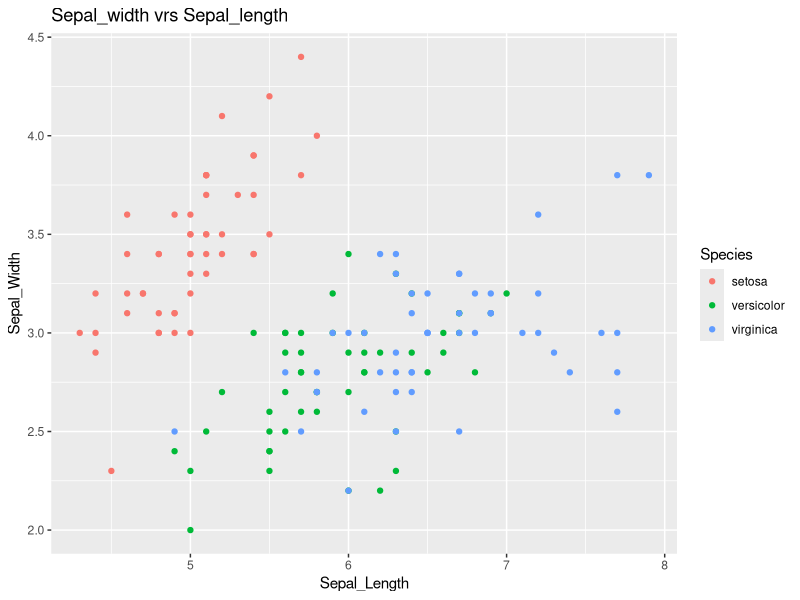
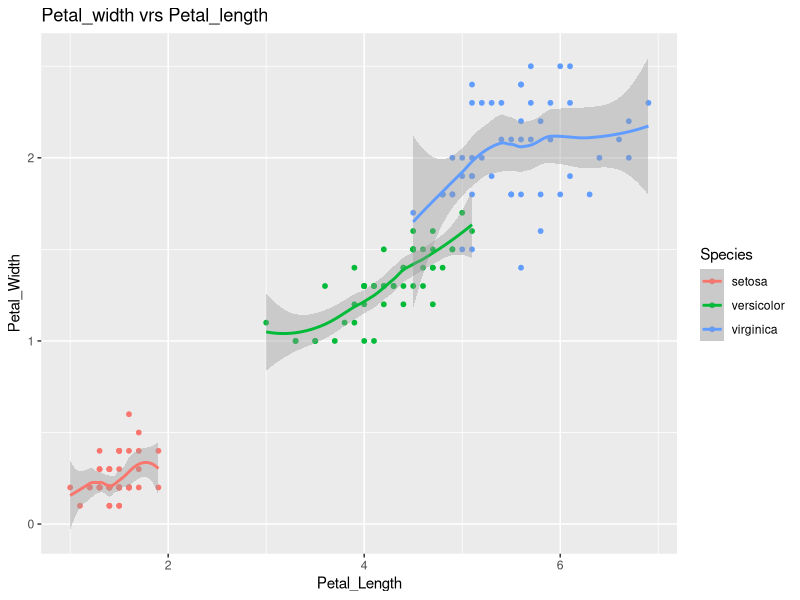
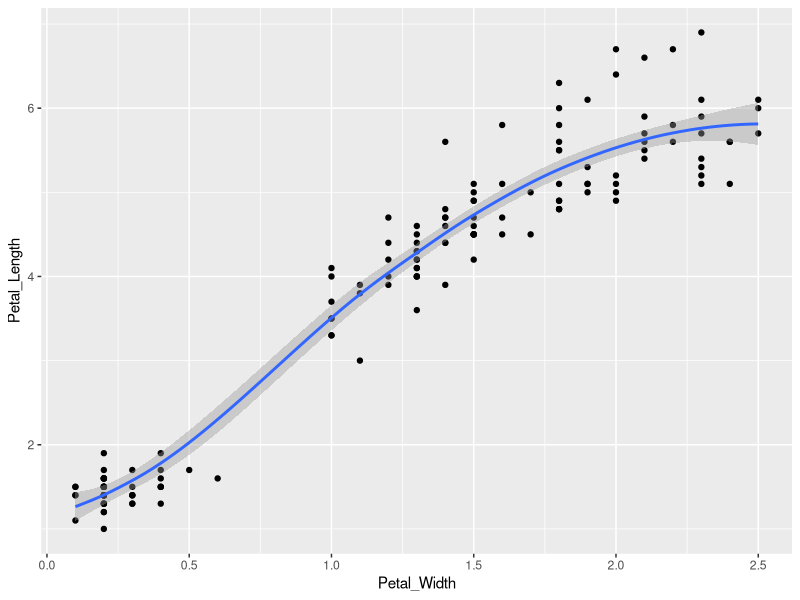

Reproduce these figures in R, in order.
## ---- chunk 1
knitr::opts_chunk$set(echo = TRUE)
## ---- chunk 2
library(ggplot2)
library(caret)
library(class)
set.seed(1000)
## ---- chunk 3
data(iris)
## ---- chunk 4
head(iris,2)
## ---- chunk 5
str(iris)
## ---- chunk 6
summary(iris)
## ---- chunk 7
names(iris)
## ---- chunk 8
table(iris$Species)
## ---- chunk 9
names(iris)<-c('Sepal_Length', 'Sepal_Width', 'Petal_Length' ,'Petal_Width', 'Species')
## ---- chunk 10
head(iris,3)
## ---- chunk 11
ggplot(iris,aes(x=Sepal_Length,y=Sepal_Width,colour = Species))+geom_point()+
ggtitle('Sepal_width vrs Sepal_length')
## ---- chunk 12
ggplot(iris,aes(x=Petal_Length,y=Petal_Width,colour = Species))+geom_point(size=1.3)+geom_smooth()+ggtitle('Petal_width vrs Petal_length')
## ---- chunk 13
qplot(Petal_Width, Petal_Length, data = iris,geom = c("point", "smooth")
      )
## ---- chunk 14
min_max<-function(x){
  num<-x-min(x)
  deno<-max(x)-min(x)
  return(num/deno)
  }
## ---- chunk 15
normalized_iris<-as.data.frame(lapply(iris[1:4],min_max))
## ---- chunk 16
normalized_iris<-cbind(normalized_iris,iris[5])
str(normalized_iris)
## ---- chunk 17
head(normalized_iris,4)
## ---- chunk 18
ind<-sample(2,nrow(normalized_iris),replace = TRUE,prob = c(0.7,0.3))
## ---- chunk 19
iris_train<-normalized_iris[ind==1,1:4]
y_train<-normalized_iris[ind==1,5]

iris_test<-normalized_iris[ind==2,1:4]
y_test<-normalized_iris[ind==2,5]
## ---- chunk 20
k_nn<-knn(train = iris_train,test = iris_test,cl = y_train,k = 3)
## ---- chunk 21
table(k_nn,y_test)
## ---- chunk 22
acc<-100*sum(y_test==k_nn)/length(y_test)
acc
## ---- chunk 23
k_nn==y_test
## ---- chunk 24
confusionMatrix(table(k_nn,y_test))
